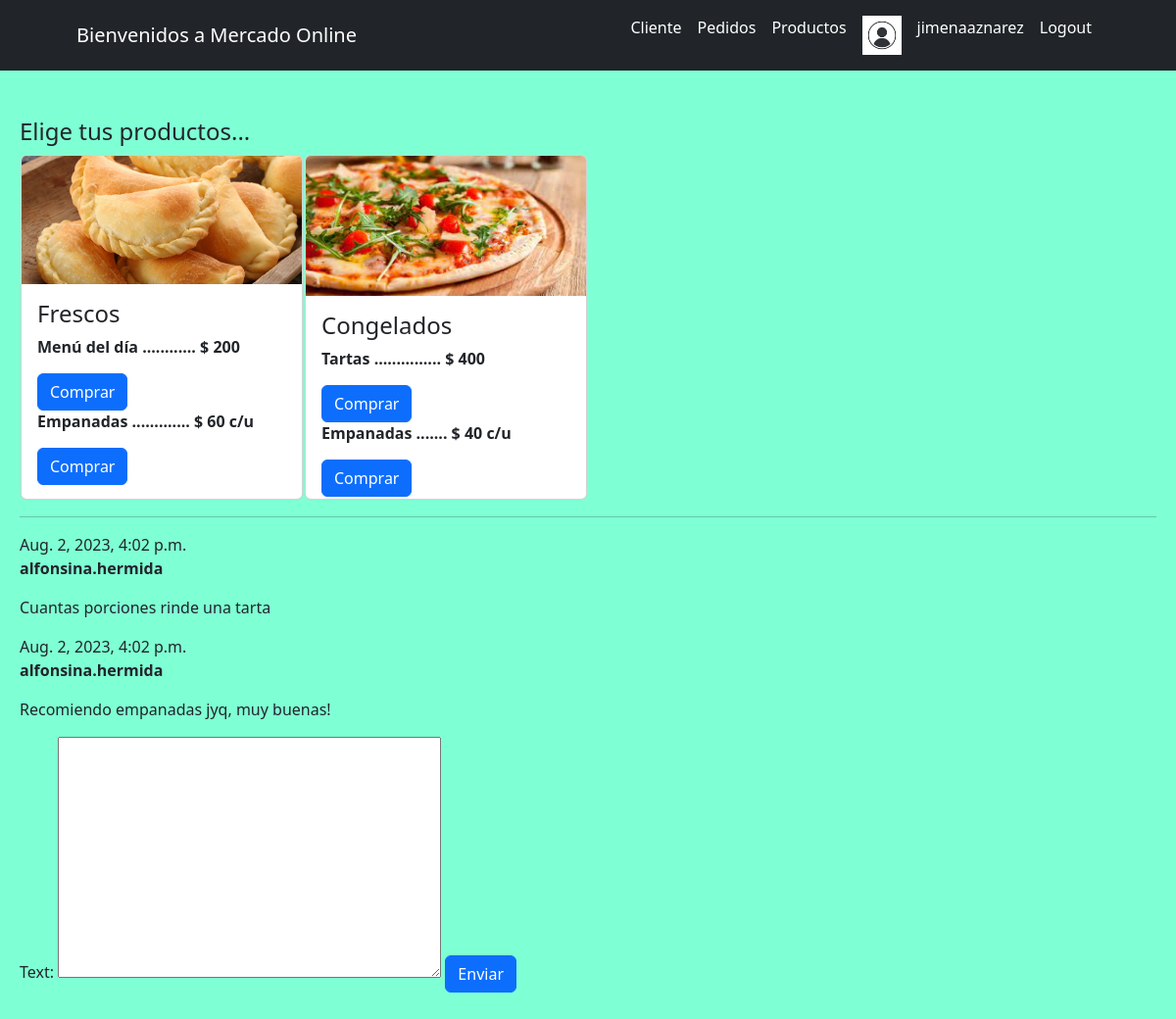
Page /MercadoApp/Productos/ (signed in) on the committed database.
### MercadoApp/models.py (models this page shows, shortened)
class Comment(models.Model):
    author = models.CharField(max_length=200)
    text = models.TextField()
    created_date = models.DateTimeField(default=datetime.now())
    approved_comment = models.BooleanField(default=False)

### MercadoApp/views.py (the view, shortened to what this page needs)
# urls.py: path("Productos/", productos, name="Productos"),
def productos(request):
    avatar = getavatar(request)
    Producto = Productos.objects.all()
    comments = Comment.objects.all()
    miFormulario=CommentForm()
    return render(request, "MercadoApp/Productos.html", {"avatar":avatar, "comments": comments, "form":miFormulario})

### MercadoApp/forms.py
class CommentForm(forms.ModelForm):
    class Meta:
        model = Comment
        fields = ('text',)

### MercadoApp/views.py (called while the page is built)
@login_required
def getavatar(request):
    avatar = Avatar.objects.filter(user=request.user.id) #filter, va a buscar algo especifico, va a traer el avatar que le pertenece a ese usuario
    try:
        avatar= avatar[0].image.url # y lo trae como imagen y lo guarda en una variable
    except:
        avatar = None
    return avatar

### MercadoApp/templates/MercadoApp/Productos.html (shortened to what this page needs)
<div>
    {% extends "MercadoApp/inicio.html" %}
    {% load static %}
        {% block contenidoQueCambia %}
        <div class="componenteEntregables">
            <h4>Elige tus productos...</h4>
            <table>
            <th><div class="card" style="width: 18rem; height: 22rem;" float="left">
                <img src="{% static 'MercadoApp/images/empanadas.jpg' %}" class="card-img-top" alt="" style="height: 9rem;"/>
                <div class="card-body">
                    <h4 class="card-title">Frescos</h4>
                    <p class="card-text"> Menú del día ............ $ 200 </p> <a href="{% url 'Pedidos' %}" class="btn btn-primary">Comprar</a>
                    <p class="card-text"> Empanadas ............. $  60 c/u </p> <a href="{% url 'Pedidos' %}" class="btn btn-primary">Comprar</a>
                </div>
            </div></th>
            <th><div class="card" style="width: 18rem; height: 22rem;">
                <img src="{% static 'MercadoApp/images/pizza.jpg' %}" class="card-img-top" alt="..." style="height: 9rem;">
                <div class="card-body">
                    <h4 class="card-title">Congelados</h4>
                    <p class="card-text">Tartas ............... $ 400 </p><a href="{% url 'Pedidos' %}" class="btn btn-primary">Comprar</a>
                    <p class="card-text">Empanadas ....... $ 40 c/u</p><a href="{% url 'Pedidos' %}" class="btn btn-primary">Comprar</a>
                </div>
            </div></th>
            </table>
        </div>
        <hr>
        {% for comment in comments %}
            <div class="comment">
                <div class="date">{{ comment.created_date }}</div>
                <strong>{{ comment.author }}</strong>
                <p>{{ comment.text|linebreaks }}</p>
            </div>
        {% empty %}
            <p>Dejanos tus comentarios :)</p>
        {% endfor %}
        <form method="post"> {% csrf_token %}
            {{ form.as_table }}
            <input class="btn btn-primary" type = "submit" value="Enviar">
        </form>
        {% endblock %}

### MercadoApp/templates/MercadoApp/inicio.html (shortened to what this page needs)
<!DOCTYPE html>
<html lang="en">
<head>
    {% load static %}
    <link href="{% static 'MercadoApp/css/Jime.css'%}" rel="stylesheet"/>
    <link href="{% static 'MercadoApp/css/bootstrap.min.css'%}" rel="stylesheet"/>
</head>
<body>
    <nav class="navbar navbar-expand-lg  fixed-top bg-dark" id="mainNav">
        <div class="container px-4 px-lg-5">
            <a class="navbar-brand navText" href="#page-top">Bienvenidos a Mercado Online</a>
            <div class="collapse navbar-collapse" id="navbarResponsive">
                <ul class="navbar-nav ms-auto">
                    <li class="nav-item"><a class="nav-link navText" href="{% url 'Cliente' %}">Cliente</a></li>
                    <li class="nav-item"><a class="nav-link navText" href="{% url 'Pedidos' %}">Pedidos</a></li>
                    <li class="nav-item"><a class="nav-link navText" href="{% url 'Productos' %}">Productos</a></li>
                    <li class="nav-item"><a class="nav-link navText" href=""><img src="{{avatar}}" width="40px" alt="perfil"></a></li>
                    <li class="nav-item"><a class="nav-link navText" href="{% url 'perfil' %}">{{user.username}}</a></li>
                    <li class="nav-item"><a class="nav-link navText" href="{% url 'Logout' %}">Logout</a></li>
                </ul>
            </div>
        </div>
    </nav>
    <div class="contenido">
        {% block contenidoQueCambia %}{% endblock %}
    </div>
</body>
</html>

### MercadoApp/static/MercadoApp/css/Jime.css (style rules this page uses)
body { background-color: aquamarine !important; }
.navText { color: white !important; }
.contenido { margin-top: 100px !important; padding: 20px !important; }
.componenteEntregables { background-color: aquamarine; }

### rows in the picture
Comment: created_date "Aug. 2, 2023, 4:02 p.m.", author "alfonsina.hermida", text "Cuantas porciones rinde una tarta"
Comment: created_date "Aug. 2, 2023, 4:02 p.m.", author "alfonsina.hermida", text "Recomiendo empanadas jyq, muy buenas!"

### other values in the picture
{{ user.username }} "jimenaaznarez"
